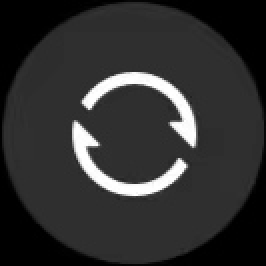
#> input picture gray_histogram/children.jpg, 133 x 133 px (shown 2 times larger)
$ python gray_histogram.py
#> lines starting #> are read from the running program, lines starting #| are printed output that depends on the picture
# 导入库
import cv2
import matplotlib.pyplot as plt
import numpy as np

# 方法，显示图片
def show_image(image,title,pos):
    # 顺序转换: BGR TO RGB
    image_RGB=image[:,:,::-1]
    #显示标题
    plt.title(title)
    plt.subplot(2,3,pos)
    plt.imshow(image_RGB)
#显示图片的灰度直方图
def show_histogram(hist,title , pos ,color):
    #显示标题
    plt.title(title)
    plt.subplot(2,3,pos)
    plt.xlabel("Bins")#横轴信息
    plt.ylabel("Pixels")#纵轴信息
    plt.xlim([0,256])#横轴范围
    plt.plot(hist,color=color)#绘制直方图
#主函数main()
def main():
    #创建画布
    plt.figure(figsize=(15,6))#画布大小
    plt.suptitle("Gray Image Histogram",fontsize=14,fontweight="bold")#设置标题形式

    #加载图片
    img=cv2.imread("children.jpg")
#> img is the input picture: shape (133, 133, 3); min 0, max 255, mean 47.5

    #灰度转换
    img_gray=cv2.cvtColor(img,cv2.COLOR_BGR2GRAY)

    #计算灰度图的直方图
    hist_img=cv2.calcHist([img_gray],[0],None,[256],[0,256])
#> hist_img = 256 values, max 7870 at index 47, min 0 at index 90, mean 69.1

    #展示灰度直方图
    #灰度图转换成BGR格式
    img_BGR=cv2.cvtColor(img_gray,cv2.COLOR_GRAY2BGR)
    show_image(img_BGR,"BGR image",1)
    show_histogram(hist_img,"gary histogram",4,"m")

    # 创建一个空数组来存储每个灰度级的像素个数
    pixel_counts = [0] * 256

    # 遍历直方图，填充 pixel_counts 数组
    for i in range(256):
        pixel_counts[i] = hist_img[i]  # 修正这里
#> after the loop, pixel_counts = 256 items, first 6: [3288], [351], [122], [58], [40], [42]

    # 打印每个灰度级的像素个数
    print("Pixel counts for each gray level:")
    for gray_level, count in enumerate(pixel_counts):
        print(gray_level,":",count)
#> this loop made 256 passes
#| 0 : [3288.]
#| 1 : [351.]
#| 2 : [122.]
#| 3 : [58.]
#| 4 : [40.]
#| 5 : [42.]
#| 6 : [36.]
#| 7 : [32.]
#> (further printed lines are left out)
    plt.show()
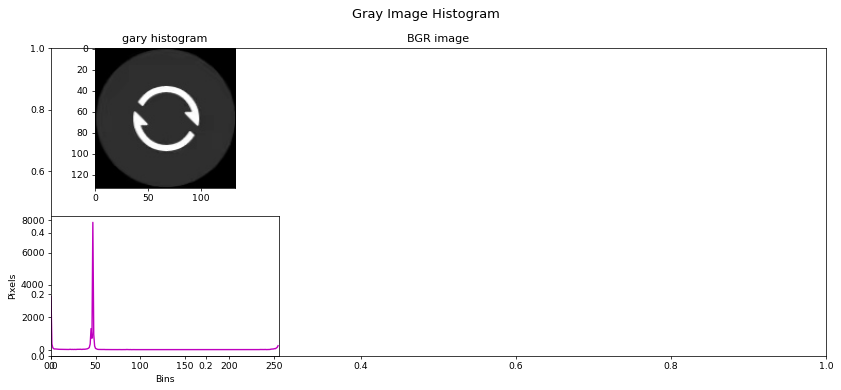
#> figure drawn by matplotlib, 2 panels; panel 2: curve peaks at x = 47, y = 7870

if __name__ == '__main__':
    main()
